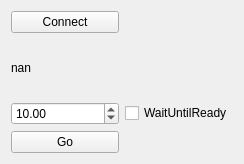
           <widget class="QWidget" name="page">
            <property name="geometry">
             <rect>
              <x>0</x>
              <y>0</y>
              <width>244</width>
              <height>164</height>
             </rect>
            </property>
            <attribute name="label">
             <string>RotPiezoStage</string>
            </attribute>
            <layout class="QGridLayout" name="gridLayout_8">
             <item row="0" column="0">
              <widget class="QPushButton" name="connect_rotPiezoStage">
               <property name="text">
                <string>Connect</string>
               </property>
               <property name="checkable">
                <bool>true</bool>
               </property>
              </widget>
             </item>
             <item row="2" column="0">
              <widget class="QDoubleSpinBox" name="rotPiezoStage_Step">
               <property name="minimum">
                <double>-360.000000000000000</double>
               </property>
               <property name="maximum">
                <double>360.000000000000000</double>
               </property>
               <property name="value">
                <double>10.000000000000000</double>
               </property>
              </widget>
             </item>
             <item row="1" column="0">
              <widget class="QLabel" name="rotPiezoStage_Angle">
               <property name="text">
                <string>nan</string>
               </property>
              </widget>
             </item>
             <item row="3" column="0">
              <widget class="QPushButton" name="rotPiezoStage_Go">
               <property name="text">
                <string>Go</string>
               </property>
              </widget>
             </item>
             <item row="2" column="1">
              <widget class="QCheckBox" name="rotPiezoStage_wait">
               <property name="text">
                <string>WaitUntilReady</string>
               </property>
              </widget>
             </item>
            </layout>
           </widget>
